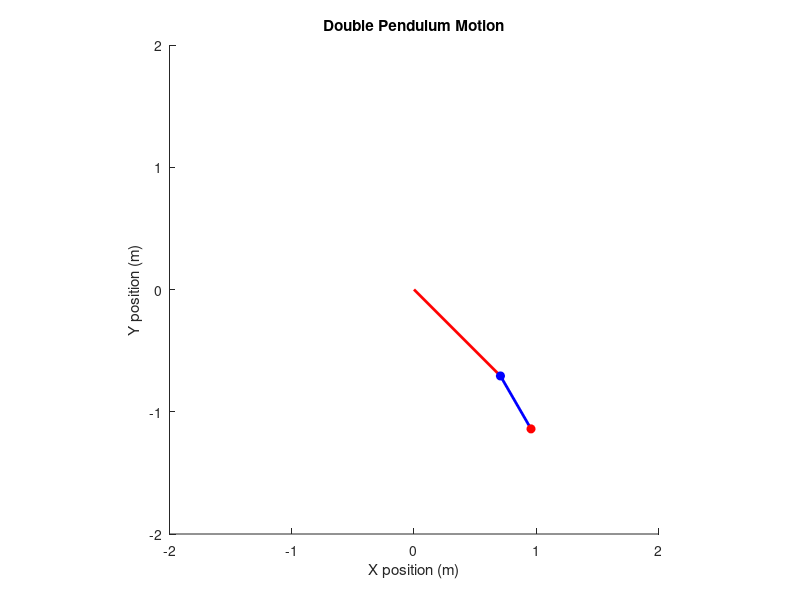

The MATLAB source for this figure: (Note: this script raises an error after producing the figure.)
% File name: pendulum.m
% Author: Troy Chin
% Date: 15 November 2024
% Version: 1.1
% Status: Ready to deliver to customers.
% Purpose: Reimplementation of the Double Pendulum Lab in MATLAB with animation

% Define necessary parameters
m1 = 1.0; % mass1
m2 = 1.0; % mass2
l1 = 1.0; % length1
l2 = 0.5; % length2
g = 9.81; % Gravitational constant

% Define initial conditions
theta_1 = pi/4; % angle1
theta_2 = pi/6; % angle2
theta_dot1 = 0.0; % velocity1
theta_dot2 = 0.0; % velocity2

% Time span and step size
t_span = [0 5]; % Time from 0 to 20 seconds
dt = 0.01; % Time step
time = t_span(1):dt:t_span(2); % Time array

% Initial conditions for the system
y0 = [theta_1, theta_dot1, theta_2, theta_dot2]; % Initial state vector

% Define the system of differential equations (Euler-Lagrange equations)
% Equations for first and second pendulum
eqns = @(t, y) [
    y(2);
    (-g*(2*m1+m2)*sin(y(1)) - m2*g*sin(y(1)-2*y(3)) - 2*sin(y(1)-y(3))*m2*(y(4)^2*l2 + y(2)^2*l1*cos(y(1)-y(3))))/(l1*(2*m1+m2-m2*cos(2*y(1)-2*y(3)))); 
    y(4);
    (2*sin(y(1)-y(3))*(y(2)^2*l1*(m1+m2) + g*(m1+m2)*cos(y(1)) + y(4)^2*l2*m2*cos(y(1)-y(3))))/(l2*(2*m1+m2-m2*cos(2*y(1)-2*y(3))));
];

% Solve the system using ode45
[time, sol] = ode45(eqns, time, y0);

% Extract positions from the solution
theta1 = sol(:,1);
theta2 = sol(:,3);

% Calculate x and y positions of the masses
x1 = l1 * sin(theta1); % x position of mass 1
y1 = -l1 * cos(theta1); % y position of mass 1
x2 = x1 + l2 * sin(theta2); % x position of mass 2
y2 = y1 - l2 * cos(theta2); % y position of mass 2

% Set up the figure for animation
figure;
axis equal; % Ensure equal scaling on both axes
xlim([-2, 2]); % Adjust limits based on your pendulum's motion
ylim([-2, 2]);
hold on;

% Initial plot of the pendulum components
rod1 = line([0, x1(1)], [0, y1(1)], 'LineWidth', 2, 'Color', 'r'); % First rod
rod2 = line([x1(1), x2(1)], [y1(1), y2(1)], 'LineWidth', 2, 'Color', 'b'); % Second rod
mass1 = plot(x1(1), y1(1), 'bo', 'MarkerFaceColor', 'b'); % Mass 1
mass2 = plot(x2(1), y2(1), 'ro', 'MarkerFaceColor', 'r'); % Mass 2

% Title and labels
title('Double Pendulum Motion');
xlabel('X position (m)');
ylabel('Y position (m)');

% Animation loop
for i = 1:length(time)
    % Update the positions of the rods and masses
    rod1.XData = [0, x1(i)];
    rod1.YData = [0, y1(i)];
    rod2.XData = [x1(i), x2(i)];
    rod2.YData = [y1(i), y2(i)];
    mass1.XData = x1(i);
    mass1.YData = y1(i);
    mass2.XData = x2(i);
    mass2.YData = y2(i);
    
    % Pause to slow down the animation
    pause(0.01);

end

% Plot the results (angles and angular velocities)
figure;
subplot(2, 1, 1);
plot(time, theta1, 'r', 'LineWidth', 1.5);
hold on;
plot(time, theta2, 'b', 'LineWidth', 1.5);
title('Pendulum Angles vs Time');
xlabel('Time (s)');
ylabel('Angle (rad)');
legend('Theta 1', 'Theta 2');

subplot(2, 1, 2);
plot(time, sol(:, 2), 'r', 'LineWidth', 1.5); % Angular velocity of pendulum 1
hold on;
plot(time, sol(:, 4), 'b', 'LineWidth', 1.5); % Angular velocity of pendulum 2
title('Pendulum Angular Velocities vs Time');
xlabel('Time (s)');
ylabel('Angular Velocity (rad/s)');
legend('Theta dot 1', 'Theta dot 2');

% Optional: Save the final figure as a PNG image
% saveas(gcf, 'double_pendulum_simulation.png');
